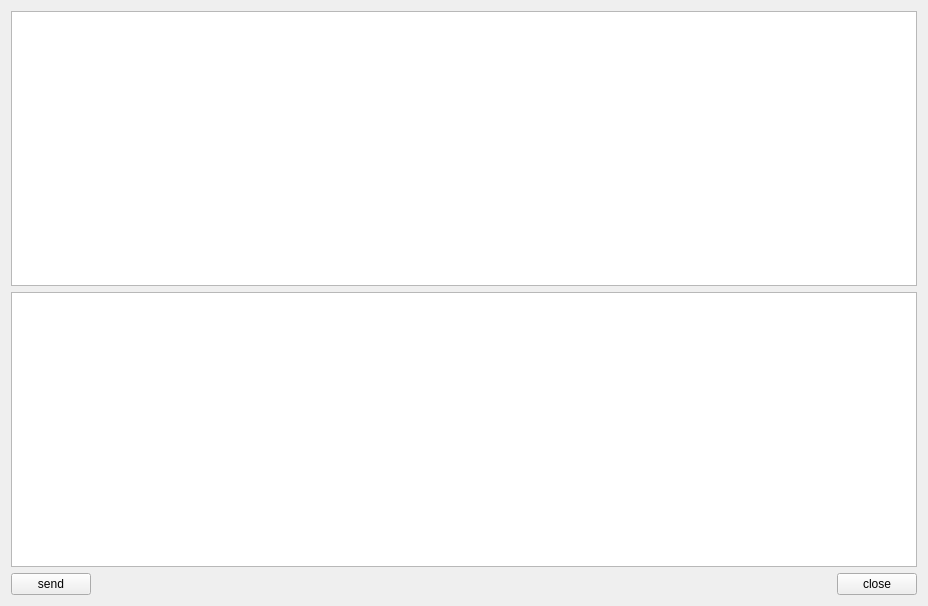
<?xml version="1.0" encoding="UTF-8"?>
<ui version="4.0">
 <class>Widget</class>
 <widget class="QWidget" name="Widget">
  <property name="geometry">
   <rect>
    <x>0</x>
    <y>0</y>
    <width>928</width>
    <height>606</height>
   </rect>
  </property>
  <property name="windowTitle">
   <string>Widget</string>
  </property>
  <layout class="QGridLayout" name="gridLayout">
   <item row="1" column="0" colspan="3">
    <widget class="QTextEdit" name="textEditWrite"/>
   </item>
   <item row="2" column="2">
    <widget class="QPushButton" name="pushButton_2">
     <property name="text">
      <string>close</string>
     </property>
    </widget>
   </item>
   <item row="2" column="1">
    <spacer name="horizontalSpacer">
     <property name="orientation">
      <enum>Qt::Horizontal</enum>
     </property>
     <property name="sizeHint" stdset="0">
      <size>
       <width>703</width>
       <height>20</height>
      </size>
     </property>
    </spacer>
   </item>
   <item row="2" column="0">
    <widget class="QPushButton" name="PuttonSend">
     <property name="text">
      <string>send</string>
     </property>
    </widget>
   </item>
   <item row="0" column="0" colspan="3">
    <widget class="QTextEdit" name="textEditRead"/>
   </item>
  </layout>
 </widget>
 <layoutdefault spacing="6" margin="11"/>
 <resources/>
 <connections/>
</ui>
